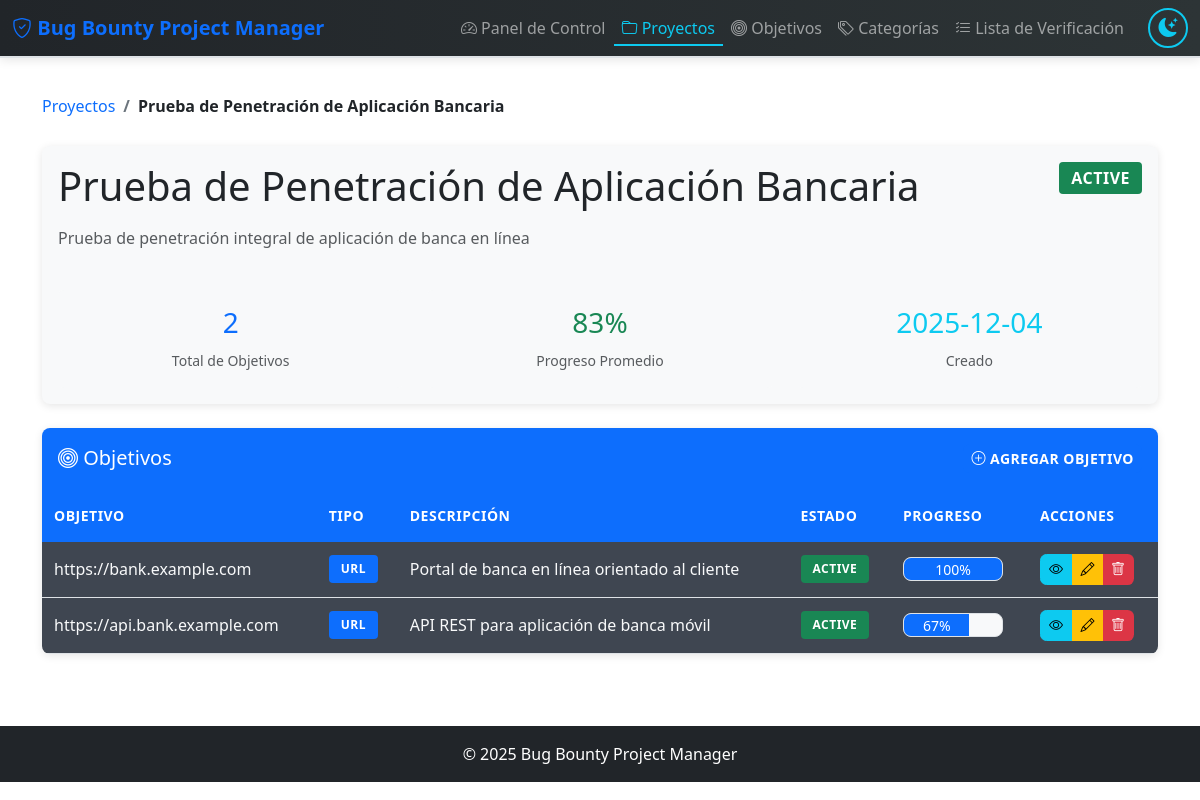
The app's page /projects/2 with its own data.
### tables this page shows
CREATE TABLE IF NOT EXISTS projects (
    id INT AUTO_INCREMENT PRIMARY KEY,
    name VARCHAR(255) NOT NULL,
    description TEXT,
    status VARCHAR(50) DEFAULT 'active',
    created_at TIMESTAMP DEFAULT CURRENT_TIMESTAMP,
    updated_at TIMESTAMP DEFAULT CURRENT_TIMESTAMP ON UPDATE CURRENT_TIMESTAMP
);

CREATE TABLE IF NOT EXISTS targets (
    id INT AUTO_INCREMENT PRIMARY KEY,
    project_id INT NOT NULL,
    name VARCHAR(255) NOT NULL,
    target VARCHAR(500),
    target_type ENUM('url', 'ip', 'domain') DEFAULT 'url',
    description TEXT,
    status VARCHAR(50) DEFAULT 'active',
    progress DECIMAL(5,2) DEFAULT 0.00,
    notes TEXT,
    aggregated_notes TEXT,
    created_at TIMESTAMP DEFAULT CURRENT_TIMESTAMP,
    updated_at TIMESTAMP DEFAULT CURRENT_TIMESTAMP ON UPDATE CURRENT_TIMESTAMP,
    FOREIGN KEY (project_id) REFERENCES projects(id) ON DELETE CASCADE
);

### app/Controllers/ProjectController.php (called while the page is built, shortened)
<?php
class ProjectController extends Controller
{
    private Project $model;
    public function __construct()
    {
        $this->model = new Project();
    }
    public function show(int $id): void
    {
        $project = $this->model->getWithTargets($id);
        $this->view('projects.show', ['project' => $project]);
    }
}

### app/Core/Router.php (called while the page is built, shortened)
<?php
class Router
{
    private array $routes = [];
    private string $basePath = '';
    public function __construct(string $basePath = '')
    {
        $this->basePath = rtrim($basePath, '/');
    }
    private function addRoute(string $method, string $path, callable|array $handler): void
    {
        $path = $this->basePath . $path;
        $this->routes[] = [
            'method' => $method,
            'path' => $path,
            'handler' => $handler,
            'pattern' => $this->compileRoute($path)
        ];
    }
    private function compileRoute(string $path): string
    {
        $pattern = preg_replace('/\{([a-zA-Z_][a-zA-Z0-9_]*)\}/', '(?P<$1>[^/]+)', $path);
        return '#^' . $pattern . '$#';
    }
    public function dispatch(string $method, string $uri): mixed
    {
        $uri = strtok($uri, '?');
        $uri = rtrim($uri, '/') ?: '/';
        foreach ($this->routes as $route) {
            if (preg_match($route['pattern'], $uri, $matches)) {
                $params = array_filter($matches, 'is_string', ARRAY_FILTER_USE_KEY);
                return $this->callHandler($route['handler'], $params);
            }
        }
        return $this->notFound();
    }
    private function callHandler(callable|array $handler, array $params): mixed
    {
        if (is_array($handler)) {
            [$controller, $method] = $handler;
            $controller = new $controller();
            return $controller->$method(...array_values($params));
        }
        return $handler(...array_values($params));
    }
}

### public/index.php (called while the page is built, shortened)
<?php
$router = new \App\Core\Router();
$method = $_SERVER['REQUEST_METHOD'];
$uri = parse_url($_SERVER['REQUEST_URI'], PHP_URL_PATH);
try {
    $result = $router->dispatch($method, $uri);
} catch (\Exception $e) {
    http_response_code(500);
    if ($_SERVER['HTTP_ACCEPT'] === 'application/json' || str_starts_with($uri, '/api/')) {
        header('Content-Type: application/json');
        echo json_encode(['error' => $e->getMessage()]);
    } else {
        echo "Error: " . $e->getMessage();
    }
}

### config/database.php (called while the page is built)
<?php
return [
    'host' => getenv('DB_HOST') ?: 'db',
    'port' => getenv('DB_PORT') ?: '3306',
    'database' => getenv('DB_NAME') ?: 'bbpm_db',
    'username' => getenv('DB_USER') ?: 'bbpm_user',
    'password' => getenv('DB_PASS') ?: 'bbpm_password',
    'charset' => 'utf8mb4',
    'options' => [
        PDO::ATTR_ERRMODE => PDO::ERRMODE_EXCEPTION,
        PDO::ATTR_DEFAULT_FETCH_MODE => PDO::FETCH_ASSOC,
        PDO::ATTR_EMULATE_PREPARES => false,
        PDO::MYSQL_ATTR_INIT_COMMAND => 'SET NAMES utf8mb4 COLLATE utf8mb4_unicode_ci'
    ]
];

### app/Core/Database.php (called while the page is built, shortened)
<?php
class Database
{
    private static ?PDO $instance = null;
    public static function getInstance(): PDO
    {
        if (self::$instance === null) {
            $config = require __DIR__ . '/../../config/database.php';
            $dsn = sprintf(
                'mysql:host=%s;port=%s;dbname=%s;charset=%s',
                $config['host'],
                $config['port'],
                $config['database'],
                $config['charset']
            );
            try {
                self::$instance = new PDO(
                    $dsn,
                    $config['username'],
                    $config['password'],
                    $config['options']
                );
            } catch (PDOException $e) {
                throw new PDOException('Database connection failed: ' . $e->getMessage());
            }
        }
        return self::$instance;
    }
}

### app/Models/Project.php (called while the page is built, shortened)
<?php
class Project extends Model
{
    public function getWithTargets(int $id): ?array
    {
        $sql = "SELECT * FROM projects WHERE id = ?";
        $stmt = $this->query($sql, [$id]);
        $project = $stmt->fetch();
        $sql = "
            SELECT t.*,
                   COUNT(tc.id) as total_items,
                   SUM(CASE WHEN tc.is_checked THEN 1 ELSE 0 END) as completed_items,
                   COALESCE(
                       ROUND((SUM(CASE WHEN tc.is_checked THEN 1 ELSE 0 END) / COUNT(tc.id)) * 100, 2),
                       0
                   ) as progress
            FROM targets t
            LEFT JOIN target_checklist tc ON t.id = tc.target_id
            WHERE t.project_id = ?
            GROUP BY t.id
            ORDER BY t.created_at DESC
        ";
        $stmt = $this->query($sql, [$id]);
        $project['targets'] = $stmt->fetchAll();
        $totalProgress = 0;
        $targetCount = count($project['targets']);
        foreach ($project['targets'] as $target) {
            $totalProgress += $target['progress'] ?? 0;
        }
        $project['avg_progress'] = $targetCount > 0 ? round($totalProgress / $targetCount, 2) : 0;
        $project['target_count'] = $targetCount;
        return $project;
    }
}

### app/Core/Model.php (called while the page is built, shortened)
<?php
abstract class Model
{
    protected PDO $db;
    public function __construct()
    {
        $this->db = Database::getInstance();
    }
    public function query(string $sql, array $params = []): \PDOStatement
    {
        $stmt = $this->db->prepare($sql);
        $stmt->execute($params);
        return $stmt;
    }
}

### app/Views/projects/show.php (the view, shortened to what this page needs)
<div class="container">
    <nav aria-label="breadcrumb">
        <ol class="breadcrumb">
            <li class="breadcrumb-item"><a href="/projects">Proyectos</a></li>
            <li class="breadcrumb-item active"><?= htmlspecialchars($project['name']) ?></li>
        </ol>
    </nav>
    <div class="card mb-4">
        <div class="card-body">
            <div class="d-flex justify-content-between align-items-start">
                <div>
                    <h1 class="mb-3"><?= htmlspecialchars($project['name']) ?></h1>
                    <p class="text-muted"><?= htmlspecialchars($project['description'] ?? '') ?></p>
                </div>
                <span class="badge bg-<?= $project['status'] === 'active' ? 'success' : 'secondary' ?> fs-6">
                    <?= htmlspecialchars($project['status'] ?? 'active') ?>
                </span>
            </div>
            <div class="row mt-4">
                <div class="col-md-4">
                    <div class="text-center p-3 bg-light rounded">
                        <h3 class="text-primary"><?= $project['target_count'] ?? 0 ?></h3>
                        <small class="text-muted">Total de Objetivos</small>
                    </div>
                </div>
                <div class="col-md-4">
                    <div class="text-center p-3 bg-light rounded">
                        <h3 class="text-success"><?= round($project['avg_progress'] ?? 0) ?>%</h3>
                        <small class="text-muted">Progreso Promedio</small>
                    </div>
                </div>
                <div class="col-md-4">
                    <div class="text-center p-3 bg-light rounded">
                        <h3 class="text-info"><?= date('Y-m-d', strtotime($project['created_at'])) ?></h3>
                        <small class="text-muted">Creado</small>
                    </div>
                </div>
            </div>
        </div>
    </div>
    <div class="card">
        <div class="card-header d-flex justify-content-between align-items-center">
            <h5 class="mb-0"><i class="bi bi-bullseye"></i> Objetivos</h5>
            <button class="btn btn-sm btn-primary" data-bs-toggle="modal" data-bs-target="#createTargetModal">
                <i class="bi bi-plus-circle"></i> Agregar Objetivo
            </button>
        </div>
        <div class="card-body p-0">
            <?php if (empty($project['targets'])): ?>
                <p class="text-muted p-3">Sin objetivos aún. ¡Agrega tu primer objetivo!</p>
            <?php else: ?>
                <div class="table-responsive">
                    <table class="table table-hover mb-0">
                        <thead>
                            <tr>
                                <th>Objetivo</th>
                                <th>Tipo</th>
                                <th>Descripción</th>
                                <th>Estado</th>
                                <th>Progreso</th>
                                <th class="actions-cell">Acciones</th>
                            </tr>
                        </thead>
                        <tbody>
                            <?php foreach ($project['targets'] as $target): ?>
                                <tr class="clickable-row" data-href="/targets/<?= $target['id'] ?>" style="cursor: pointer;">
                                    <td>
                                        <?php if ($target['target_type'] === 'url'): ?>
                                            <a href="<?= htmlspecialchars($target['target']) ?>" target="_blank" onclick="event.stopPropagation();"><?= htmlspecialchars($target['target']) ?></a>
                                        <?php else: ?>
                                            <?= htmlspecialchars($target['target']) ?>
                                        <?php endif; ?>
                                    </td>
                                    <td>
                                        <span class="badge bg-<?= $target['target_type'] === 'url' ? 'primary' : ($target['target_type'] === 'ip' ? 'info' : 'secondary') ?>">
                                            <?= ucfirst(htmlspecialchars($target['target_type'])) ?>
                                        </span>
                                    </td>
                                    <td><?= htmlspecialchars($target['description'] ?? '') ?></td>
                                    <td>
                                        <span class="badge bg-<?= $target['status'] === 'active' ? 'success' : 'secondary' ?>">
                                            <?= htmlspecialchars($target['status'] ?? 'active') ?>
                                        </span>
                                    </td>
                                    <td>
                                        <div class="progress" style="width: 100px;">
                                            <div class="progress-bar" role="progressbar"
                                                 style="width: <?= $target['progress'] ?? 0 ?>%"
                                                 aria-valuenow="<?= $target['progress'] ?? 0 ?>"
                                                 aria-valuemin="0" aria-valuemax="100">
                                                <?= round($target['progress'] ?? 0) ?>%
                                            </div>
                                        </div>
                                    </td>
                                    <td class="actions-cell">
                                        <div class="btn-group btn-group-sm">
                                            <a href="/targets/<?= $target['id'] ?>"
                                               class="btn btn-info"
                                               title="Ver">
                                                <i class="bi bi-eye"></i>
                                            </a>
                                            <button class="btn btn-warning"
                                                    type="button"
                                                    onclick="editTarget(<?= htmlspecialchars(json_encode($target)) ?>, <?= $project['id'] ?>)"
                                                    title="Editar">
                                                <i class="bi bi-pencil"></i>
                                            </button>
                                            <button class="btn btn-danger btn-delete"
                                                    data-url="/targets/<?= $target['id'] ?>"
                                                    data-confirm="¿Eliminar este objetivo?"
                                                    title="Eliminar">
                                                <i class="bi bi-trash"></i>
                                            </button>
                                        </div>
                                    </td>
                                </tr>
                            <?php endforeach; ?>
                        </tbody>
                    </table>
                </div>
            <?php endif; ?>
        </div>
    </div>
</div>

### records on screen
projects: name "Prueba de Penetración de Aplicación Bancaria", description "Prueba de penetración integral de aplicación de banca en línea", status "ACTIVE", id "2", created_at "2025-12-04"
targets: target "https://bank.example.com", target_type "URL", description "Portal de banca en línea orientado al cliente", status "ACTIVE", $target['progress'] 100.00 (drawn), progress "100"
targets: target "https://api.bank.example.com", target_type "URL", description "API REST para aplicación de banca móvil", status "ACTIVE", $target['progress'] 66.67 (drawn), progress "67"

### other values on screen
$project['avg_progress'] "83"
